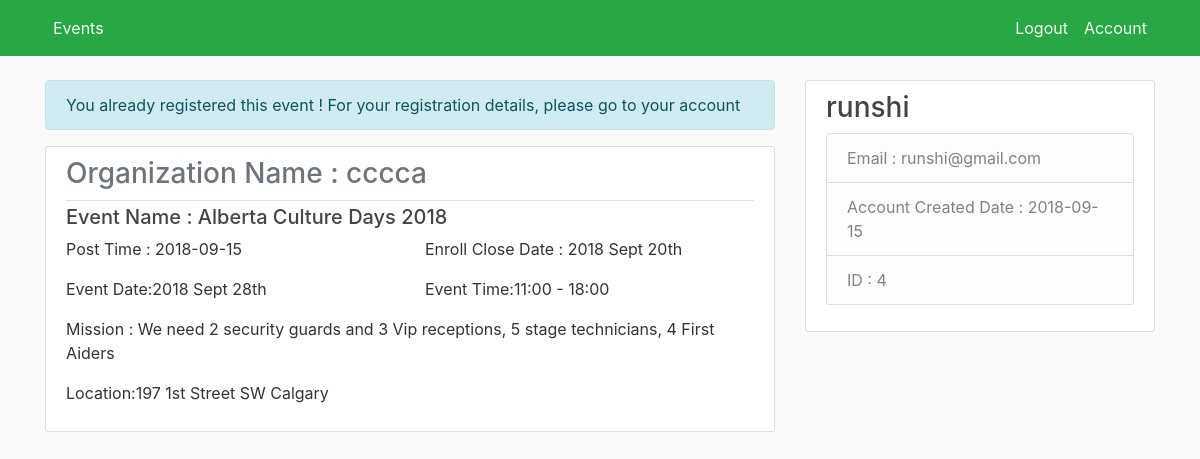
Screenshot of /post/1 (signed in) with the database file from the repository.
### volunteer_blog/models.py (models this page shows, shortened)
class User(db.Model, UserMixin):
    id = db.Column(db.Integer, primary_key=True)
    category = db.Column(db.String(30), nullable=False)
    username = db.Column(db.String(30), unique=True, nullable=False)
    email = db.Column(db.String(30), unique=True, nullable=False)
    telephone = db.Column(db.String(30), nullable=True)
    image_file = db.Column(db.String(30), nullable=False, default='default.jpg')
    password = db.Column(db.String(60),nullable=False)
    user_created_time = db.Column(db.DateTime, nullable=False, default=datetime.utcnow)
    joins = db.relationship('Join', backref='organizer', lazy=True)
    posts = db.relationship('Post', backref='author', lazy=True)

class Post(db.Model):
    id = db.Column(db.Integer, primary_key=True)
    enroll_close_date = db.Column(db.String(30), nullable=True)
    location = db.Column(db.String(100), nullable=False)
    date = db.Column(db.String(30),  nullable=False)
    time = db.Column(db.String(30), nullable=False)
    title = db.Column(db.String(30),  nullable=False)
    content = db.Column(db.String(1000),  nullable=False)
    user_id = db.Column(db.Integer, db.ForeignKey('user.id'), nullable=False)
    post_created_time = db.Column(db.DateTime, nullable=False, default=datetime.utcnow)
    joins = db.relationship('Join', backref='post', lazy=True)

### volunteer_blog/routes.py (the view, shortened to what this page needs)
@app.route('/post/<int:post_id>', methods=['GET','POST'])
@login_required
def post(post_id):
    post = Post.query.get_or_404(post_id)
    form = PostJoinForm()
    join = Join.query.filter(Join.user_id == current_user.id, Join.post_id == post_id).all()
    if Join.query.filter(Join.user_id == current_user.id, Join.post_id == post_id).all():
        flash('You already registered this event ! For your registration details, please go to your account', 'info')
    return render_template('post.html', post=post, form=form,join=join)

### volunteer_blog/models.py (called while the page is built)
@login_manager.user_loader
def load_user(user_id):
    return User.query.get(int(user_id))

### volunteer_blog/templates/post.html (shortened to what this page needs)
{% extends "layout.html" %}
{% block content %}
    <article class="media content-section">
      <div class="media-body">
        <div class="article-metadata">
          <h3 class="text-muted">Organization Name : {{ post.author.username }}</h3>
        </div>
          <h5 class="article-title">Event Name : {{ post.title }} </h5>
          <div class="row article-content">
            <p class="col ">Post Time : {{ post.post_created_time.strftime('%Y-%m-%d') }}</p>
            <p class="col ">Enroll Close Date : {{ post.enroll_close_date }}</p>
          </div>
          <div class="row article-content">
            <p class="col ">Event Date:{{ post.date }}</p>
            <p class="col ">Event Time:{{ post.time }}</p>
          </div>
          <p class="article-content">Mission : {{ post.content }}</p>
          <p class="article-content">Location:{{ post.location}}</p>
      </div>
    </article>
{% endblock content %}

### volunteer_blog/templates/layout.html (shortened to what this page needs)
<!DOCTYPE html>
<html>
<head>
    <link rel="stylesheet" href="https://maxcdn.bootstrapcdn.com/bootstrap/4.0.0/css/bootstrap.min.css">
    <link rel="stylesheet" type="text/css" href="{{ url_for('static', filename='main.css') }}">
</head>
<body>
   <header class="site-header">
      <nav class="navbar navbar-expand-md navbar-light bg-success fixed-top">
        <div class="container">
        <div class="navbar-nav">
            <a class="nav-item nav-link" href="/">Events</a>
        </div>
          <div class="collapse navbar-collapse" id="navbarToggle">
            <div class="navbar-nav">
                {% if current_user.is_authenticated %}
                    <a class="nav-item nav-link" href="{{ url_for('logout') }}"> Logout </a>
                    <a class="nav-item nav-link" href="{{ url_for('account') }}"> Account </a>
                {% else %}
                    <a class="nav-item nav-link" href="{{ url_for('login') }}">Login</a>
                    <a class="nav-item nav-link" href="{{ url_for('register') }}">Register</a>
                {% endif %}
            </div>
          </div>
        </div>
      </nav>
    </header>
    <main role="main" class="container">
      <div class="row">
        <div class="col-md-8">
          {% with messages = get_flashed_messages(with_categories=true) %}
            {% if messages %}
              {% for category, message in messages %}
                <div class="alert alert-{{ category }}">
                  {{ message }}
                </div>
              {% endfor %}
            {% endif %}
          {% endwith %}
          {% block content %}{% endblock %}
        </div>
          {% if current_user.is_authenticated %}
            <div class="col-md-4">
              <div class="content-section">
                <h3>{{ current_user.username }}</h3>
                  <ul class="list-group">
                    <li class="list-group-item list-group-item-light">Email : {{ current_user.email }}</li>
                    <li class="list-group-item list-group-item-light">Account Created Date : {{ current_user.user_created_time.strftime('%Y-%m-%d')  }}</li>
                    <li class="list-group-item list-group-item-light">ID : {{ current_user.id }}</li>
                  </ul>
              </div>
            </div>
          {% endif %}
      </div>
    </main>
</body>
</html>

### volunteer_blog/static/main.css (style rules this page uses)
body { background: #fafafa; color: #333333; margin-top: 5rem; }
h1, h2, h3, h4, h5, h6 { color: #444444; }
.site-header .navbar-nav .nav-link { color: #f5f5f5; }
.content-section { background: #ffffff; padding: 10px 20px; border: 1px solid #dddddd; border-radius: 3px; margin-bottom: 20px; }
.article-title { color: #444444; }
.article-content { white-space: pre-line; }
.article-metadata { padding-bottom: 1px; margin-bottom: 4px; border-bottom: 1px solid #e3e3e3 }

### rows the page displays
User: author.username "cccca"
Post: title "Alberta Culture Days 2018", post_created_time "2018-09-15", enroll_close_date "2018 Sept 20th", date "2018 Sept 28th", time "11:00 - 18:00", content "We need 2 security guards and 3 Vip receptions, 5 stage technicians, 4 First Aiders", location "197 1st Street SW Calgary"
User: username "runshi", email "runshi@gmail.com", user_created_time "2018-09-15", id "4"

### other values shown
{{ message }} "You already registered this event ! For your registration details, please go to your account"
